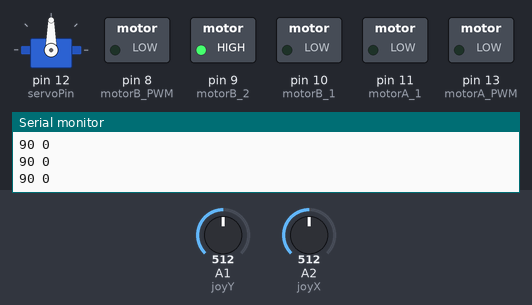
Bench run of a sketch on a simulated Arduino Uno, built with avr-gcc and run on an emulated ATmega328P. Shown: servo, switched loads named in the sketch (green lamp = pin HIGH), the last lines printed to the serial monitor. The inputs (shaded band) are chosen by the test bench; at power-on: A1 (joyY) = 512, A2 (joyX) = 512. Pins used as bus, display or sensor lines are not drawn.

Above: at 1.2 s.
1.3 s: A1 (joyY) set to 526
At 2.3 s:
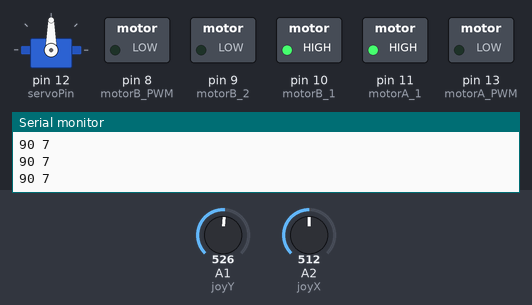
2.8 s: A2 (joyX) set to 716
At 3.4 s:
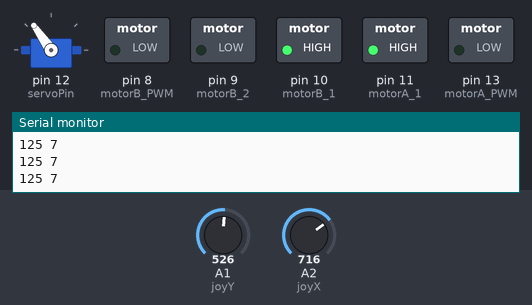
4.3 s: A1 (joyY) set to 306
At 5.3 s:
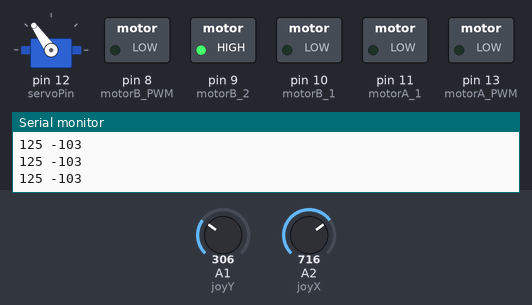
5.8 s: A2 (joyX) set to 900
At 7.0 s:
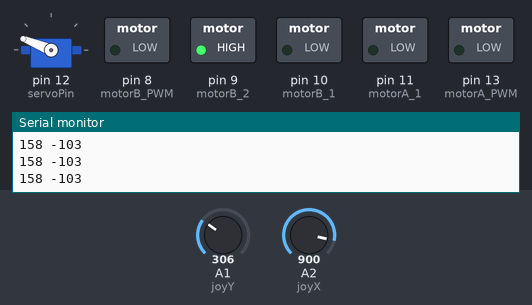
7.3 s: A2 (joyX) set to 1023
At 8.0 s:
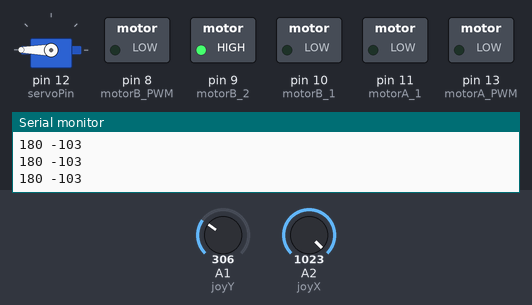
8.8 s: A1 (joyY) set to 266
10.3 s: A1 (joyY) set to 240
At 11.4 s:
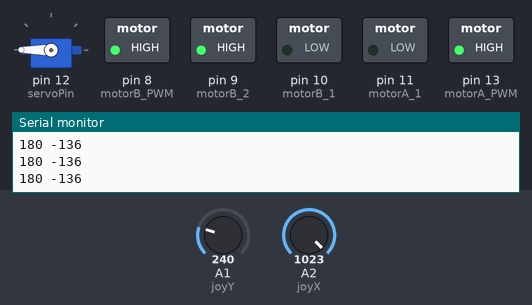
Timing chart, 0 to 12.8 s (numbered marks = the images above; inputs shaded):
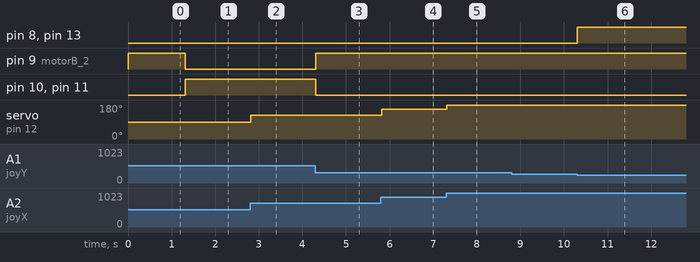

The sketch:

RES_01_Motor_Servo_Control.ino
```cpp
#include <Servo.h>

Servo myservo;  // create servo object to control a servo

int joyX = A2;  int joyY = A1;  int joySW = A0;
int servoPin = 12;
int motorA_1 = 11; int motorA_2 = 12; int motorA_PWM = 13;
int motorB_1 = 10; int motorB_2 = 9; int motorB_PWM = 8;

int joyX_Val = 0;
int joyY_Val = 0;
int joySW_Val = 0;

void setup() {
  Serial.begin(9600);
  pinMode(joyX, INPUT);  pinMode(joyY, INPUT);  pinMode(joySW, INPUT); digitalWrite(joySW,HIGH);
  pinMode(motorA_1, OUTPUT); pinMode(motorA_2, OUTPUT); pinMode(motorA_PWM, OUTPUT);
  pinMode(motorB_1, OUTPUT); pinMode(motorB_2, OUTPUT); pinMode(motorB_PWM, OUTPUT);
  myservo.attach(servoPin);  // attaches the servo on pin 9 to the servo object
}

void loop() {
  joyX_Val = map(analogRead(joyX), 0, 1023, 0, 180);     // scale it for use with the servo (value between 0 and 180)
  myservo.write(joyX_Val);                  // sets the servo position according to the scaled value
  joyY_Val = map(analogRead(joyY), 0, 1023, -255, 255);     // scale it for use with the servo (value between -255 and 255)
  if (joyY_Val> 0){
     digitalWrite(motorA_1,HIGH); digitalWrite(motorA_2,LOW);
     digitalWrite(motorB_1,HIGH); digitalWrite(motorB_2,LOW);
  }else{
     digitalWrite(motorA_1,LOW); digitalWrite(motorA_2,HIGH);
     digitalWrite(motorB_1,LOW); digitalWrite(motorB_2,HIGH);
  }
  analogWrite(motorA_PWM, abs( joyY_Val));
  analogWrite(motorB_PWM, abs( joyY_Val));

  Serial.print( joyX_Val);  Serial.print(" ");  Serial.println( joyY_Val);
  delay(15);                           // waits for the servo to get there
}
```

Measured:
- the behaviour switches between 513 and 514 on A1 (joyY) (found by bisection; images 0 and 1)
- the behaviour switches between 257 and 256 on A1 (joyY) (found by bisection; images 5 and 6)
- after the input at 1.3 s, pin 9 (motorB_2): HIGH → LOW at once; pin 10 (motorB_1), pin 11 (motorA_1): LOW → HIGH at once
- after the input at 2.8 s, servo on pin 12 (servoPin): 90° → 125° at once
- after the input at 4.3 s, pin 9 (motorB_2): LOW → HIGH at once; pin 10 (motorB_1), pin 11 (motorA_1): HIGH → LOW at once
- after the input at 5.8 s, servo on pin 12 (servoPin): 125° → 158° at once
- after the input at 7.3 s, servo on pin 12 (servoPin): 158° → 180° at once
- after the input at 10.3 s, pin 8 (motorB_PWM), pin 13 (motorA_PWM): LOW → HIGH at once
